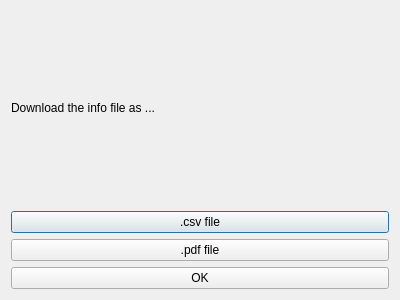
<?xml version="1.0" encoding="UTF-8"?>
<ui version="4.0">
 <class>Dialog</class>
 <widget class="QDialog" name="Dialog">
  <property name="geometry">
   <rect>
    <x>0</x>
    <y>0</y>
    <width>400</width>
    <height>300</height>
   </rect>
  </property>
  <property name="windowTitle">
   <string>Dialog</string>
  </property>
  <layout class="QVBoxLayout" name="verticalLayout">
   <item>
    <widget class="QLabel" name="label">
     <property name="text">
      <string>Download the info file as ...</string>
     </property>
    </widget>
   </item>
   <item>
    <widget class="QPushButton" name="pbExportCSV">
     <property name="text">
      <string>.csv file</string>
     </property>
    </widget>
   </item>
   <item>
    <widget class="QPushButton" name="pbExportPDF">
     <property name="text">
      <string>.pdf file</string>
     </property>
    </widget>
   </item>
   <item>
    <widget class="QPushButton" name="pbOK">
     <property name="text">
      <string>OK</string>
     </property>
    </widget>
   </item>
  </layout>
 </widget>
 <resources/>
 <connections/>
</ui>
